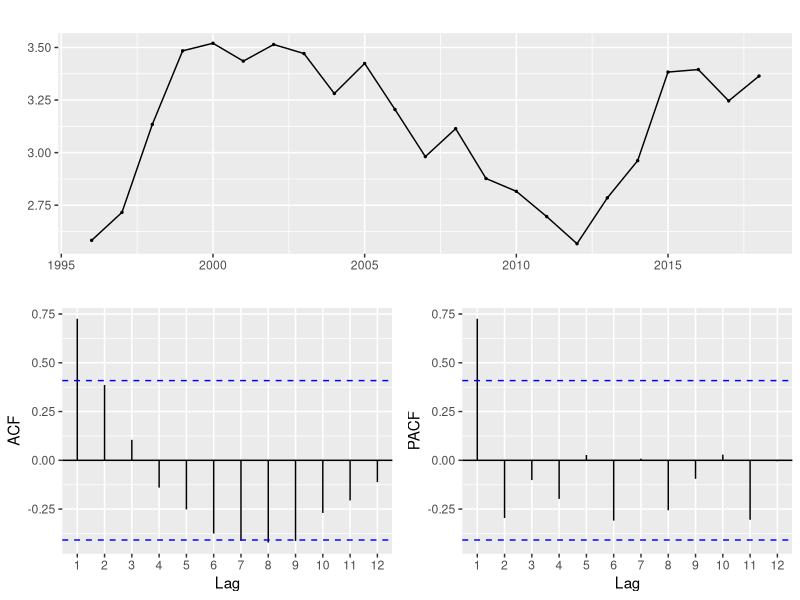
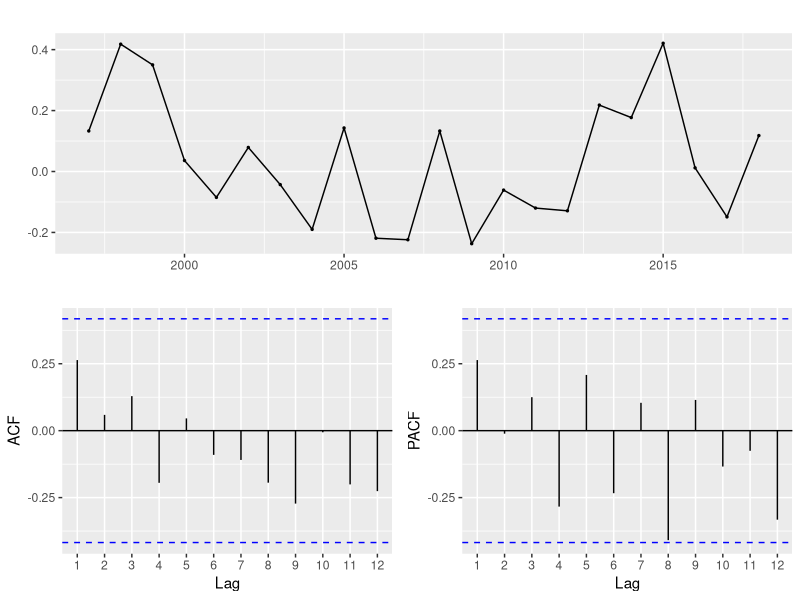
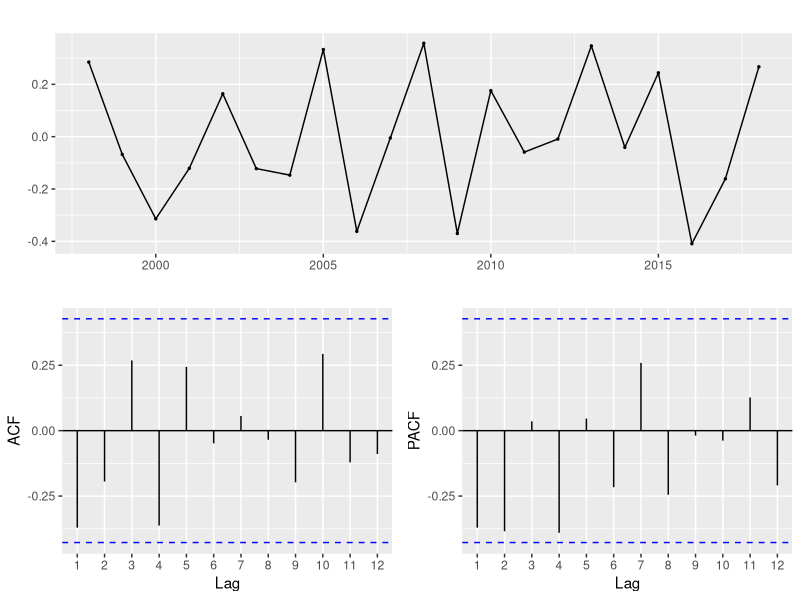
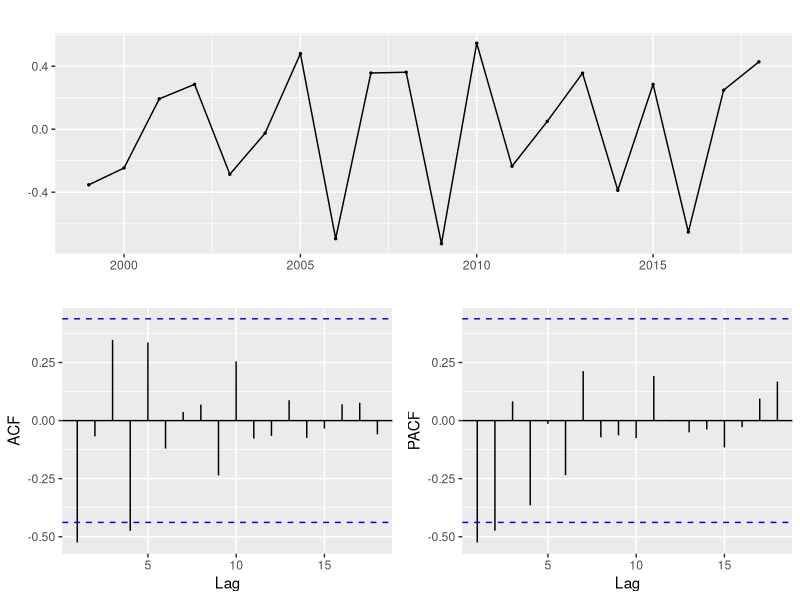
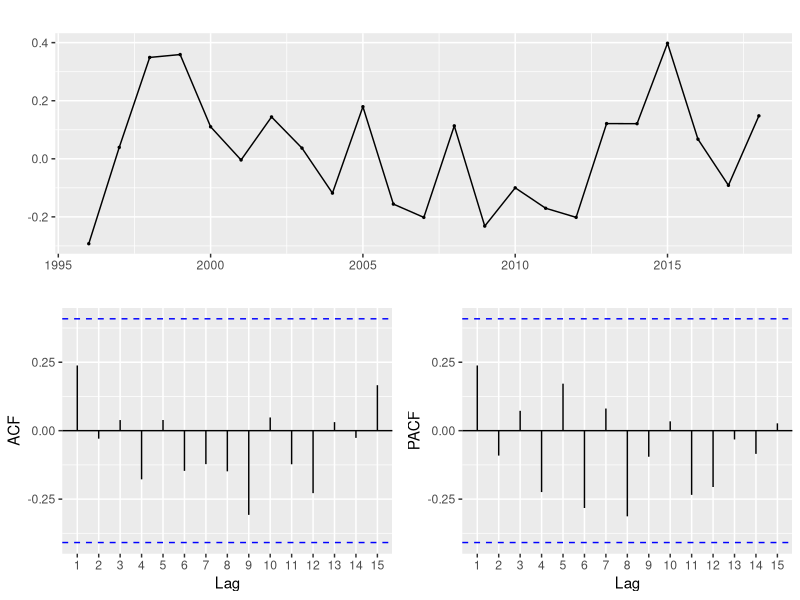
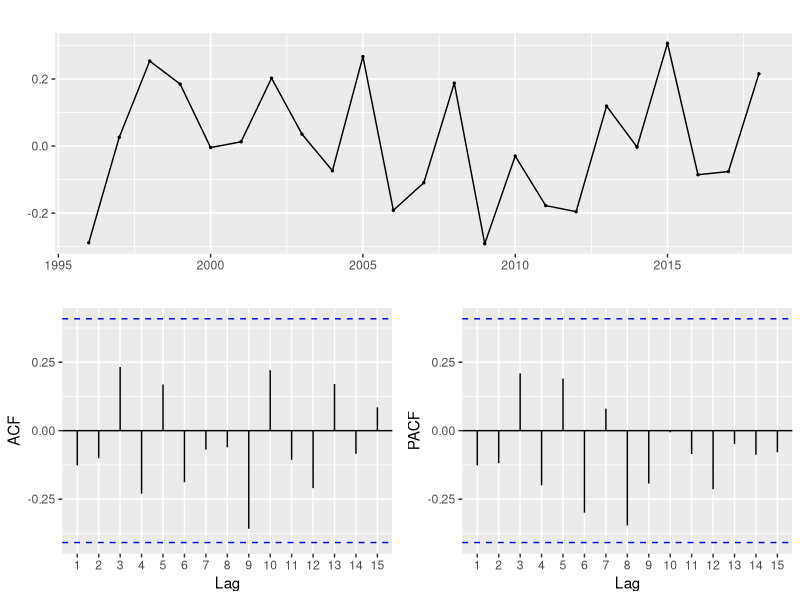
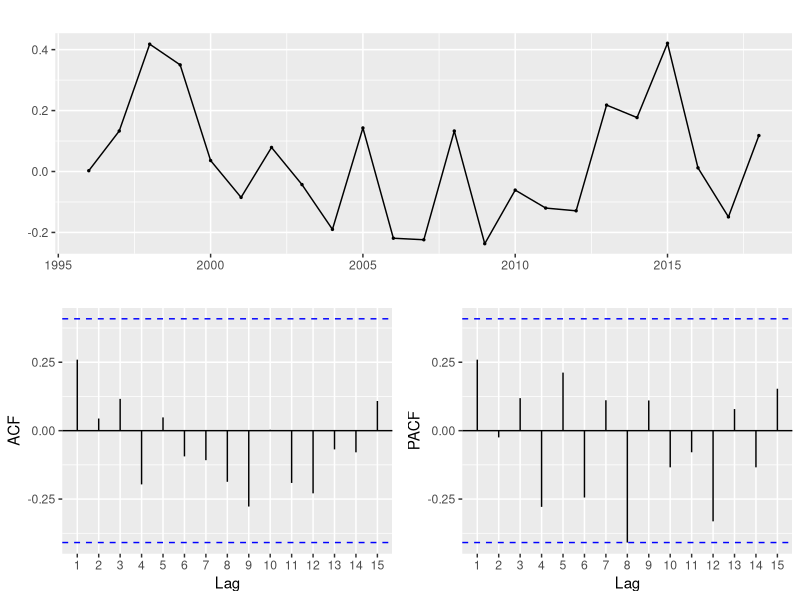
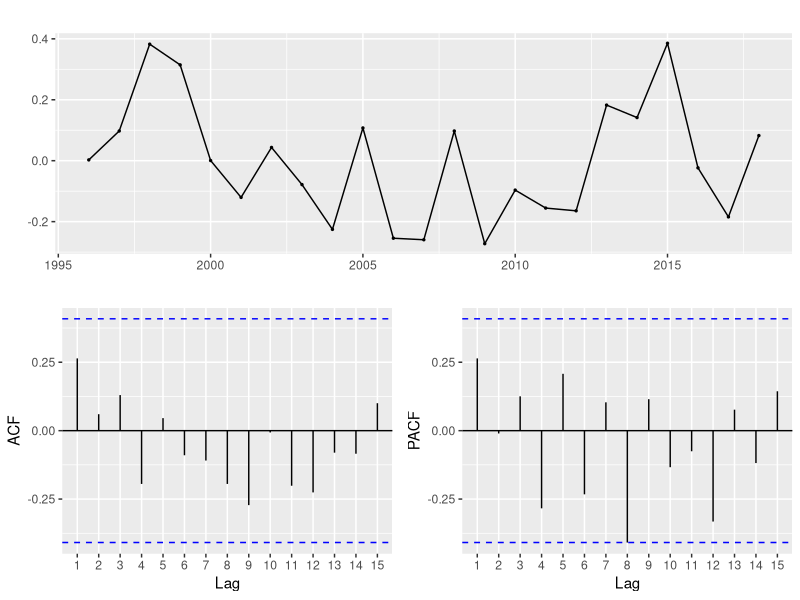

Write R code to recreate these figures, in order.

# Tipo de cambio de d?lar americano - fin de periodo (anual) - S/ por US$
# Fuente: https://estadisticas.bcrp.gob.pe/estadisticas/series/anuales/resultados/PM05309PA/html/1996/2018/

Y = c(2.583, 2.716, 3.134, 3.484, 3.52, 3.435, 3.514, 3.471, 3.281, 3.424, 3.205, 2.981, 3.114, 2.877, 2.816, 2.696, 2.567, 2.785, 2.962, 3.383, 3.395, 3.246, 3.364)
Y = ts(Y, start = 1996, freq = 1)

# ============== #
# Identificaci?n #
# ============== #

library(tseries)
library(urca)
library(ggfortify)
library(ggplot2)
library(forecast)
kpss.test(Y)$p.value # e
adf.test(Y)$p.value #ne
ur.df(Y)@teststat # ne
pp.test(Y)$p.value # ne
ur.pp(Y)@teststat # e
ggtsdisplay(Y, lag = 12)
# d = 0
auto.arima(Y, d = 0) # p = 2, q = 0

kpss.test(diff(Y))$p.value # e
adf.test(diff(Y))$p.value # ne
ur.df(diff(Y))@teststat # e
pp.test(diff(Y))$p.value # ne
ur.pp(diff(Y))@teststat # e
ggtsdisplay(diff(Y),lag=12)
# d = 1
auto.arima(Y,d=1) # p = q = 0

kpss.test(diff(Y,differences = 2))$p.value # e
adf.test(diff(Y,differences = 2))$p.value # ne
ur.df(diff(Y,differences = 2))@teststat # e
pp.test(diff(Y,differences = 2))$p.value # e
ur.pp(diff(Y,differences = 2))@teststat # e
ggtsdisplay(diff(Y,differences = 2),lag=12)
# d = 2
auto.arima(Y,d=2) # p = 0, q = 1

kpss.test(diff(Y,differences = 3))$p.value # e
adf.test(diff(Y,differences = 3))$p.value # e
ur.df(diff(Y,differences = 3))@teststat # e
pp.test(diff(Y,differences = 3))$p.value # e
ur.pp(diff(Y,differences = 3))@teststat # e
ggtsdisplay(diff(Y,differences = 3),lag=18)
# d = 3
auto.arima(Y,d=3) # p = 2, q = 0 

# Modelos tentativos
# Modelo 1 => p = 1, d = 0, q = 0 # cte/sin cte
# Modelo 2 => p = 2, d = 0, q = 0 # cte/sin cte
# Modelo 3 => p = 0, d = 1, q = 0 # cte/sin cte
# Modelo 4 => p = 0, d = 2, q = 0
# Modelo 5 => p = 0, d = 2, q = 1
# Modelo 6 => p = 2, d = 3, q = 0

# ============ #
# Modelamiento #
# ============ #

modelo1 = Arima(Y, order=c(1,0,0), include.constant = T)
modelo1
3.0858*(1-.8135)

modelo2 = Arima(Y, order=c(2,0,0), include.constant = T)
modelo2
3.1136*(1-1.1316+0.4084)

modelo3a = Arima(Y, order=c(0,1,0), include.constant = F)
modelo3a

modelo3b = Arima(Y, order=c(0,1,0), include.constant = T)
modelo3b

modelo4 = Arima(Y, order=c(0,2,0))
modelo4

modelo5 = Arima(Y, order=c(0,2,1))
modelo5

modelo6 = Arima(Y, order=c(2,3,0))
modelo6

# =========== #
# Diagn?stico #
# =========== #

res1  = residuals(modelo1)
res2  = residuals(modelo2)
res3a = residuals(modelo3a)
res3b = residuals(modelo3b)
res4  = residuals(modelo4)
res5  = residuals(modelo5)
res6  = residuals(modelo6)

shapiro.test(res1)
shapiro.test(res2)
shapiro.test(res3a)
shapiro.test(res3b)
shapiro.test(res4)
shapiro.test(res5)
shapiro.test(res6)
# todos cumplen con normalidad de errores

t.test(res1)$p.value
t.test(res2)$p.value
t.test(res3a)$p.value
t.test(res3b)$p.value
t.test(res4)$p.value
t.test(res5)$p.value
t.test(res6)$p.value
# todos cumplen con media cero

ggtsdisplay(res1,lag=15)
ggtsdisplay(res2,lag=15)
ggtsdisplay(res3a,lag=15)
ggtsdisplay(res3b,lag=15)
ggtsdisplay(res4,lag=15)
ggtsdisplay(res5,lag=15)
ggtsdisplay(res6,lag=15)
# sin autocorrelaciones significativamente distintas de cero

accuracy(forecast(modelo1))
accuracy(forecast(modelo2))
accuracy(forecast(modelo3a))
accuracy(forecast(modelo3b))
accuracy(forecast(modelo4))
accuracy(forecast(modelo5))
accuracy(forecast(modelo6))

n    = length(Y)    # longitud de la serie
k    = 18           # longitud minima de la data de entrenamiento (k<n)
ho   = 2            # longitud de la data de prueba (ho<k<n)
mse1 = mse2 = mse3a = mse3b = mse4 = mse5 = mse6 = matrix(NA,n-k-ho,ho)
st   = tsp(Y)[1]    # inicio de la serie

for(i in 1:(n-k-ho)){
  train   = window(Y, 
                   end   = st + k + (i-2))
  test    = window(Y, 
                   start = st + k + (i-1),
                   end   = st + k + (i-1) + (ho-1))
  
  modelo1 = Arima(train, order = c(1,0,0), include.constant = TRUE)  
  predi1  = forecast(modelo1,h = ho)                                        
  mse1[i,1:length(test)] = ((ts(predi1$mean)-ts(test))^2)
  
  modelo2 = Arima(train, order = c(2,0,0), include.constant = TRUE)  
  predi2  = forecast(modelo2,h = ho)                                        
  mse2[i,1:length(test)] = ((ts(predi2$mean)-ts(test))^2)
  
  modelo3a= Arima(train, order = c(0,1,0), include.constant = FALSE)  
  predi3a = forecast(modelo3a,h = ho)                                        
  mse3a[i,1:length(test)] = ((ts(predi3a$mean)-ts(test))^2)
  
  modelo3b= Arima(train, order = c(0,1,0), include.constant = TRUE)  
  predi3b = forecast(modelo3b,h = ho)                                        
  mse3b[i,1:length(test)] = ((ts(predi3b$mean)-ts(test))^2)
  
  modelo4 = Arima(train, order = c(0,2,0))  
  predi4  = forecast(modelo4,h = ho)                                        
  mse4[i,1:length(test)] = ((ts(predi4$mean)-ts(test))^2)
  
  modelo5 = Arima(train, order = c(0,2,1))  
  predi5  = forecast(modelo5,h = ho)                                        
  mse5[i,1:length(test)] = ((ts(predi5$mean)-ts(test))^2)
  
  modelo6 = Arima(train, order = c(2,3,0))  
  predi6  = forecast(modelo6,h = ho)                                        
  mse6[i,1:length(test)] = ((ts(predi6$mean)-ts(test))^2)}  

plot(1:ho, 
     colMeans(sqrt(mse1),na.rm=TRUE), 
     type = "l", 
     lwd  = 3,
     col  = "red", 
     xlab = "horizonte", 
     ylab = "RMSE",
     ylim = c(0.1,0.6))
lines(1:ho, 
      colMeans(sqrt(mse2),na.rm=TRUE), 
      type = "l",
      lwd  = 3,
      col  = "darkblue")
lines(1:ho, 
      colMeans(sqrt(mse3a),na.rm=TRUE), 
      type = "l",
      lwd  = 3,
      col  = "orange2")
lines(1:ho, 
      colMeans(sqrt(mse3b),na.rm=TRUE), 
      type = "l",
      lwd  = 3,
      col  = "springgreen3")
lines(1:ho, 
      colMeans(sqrt(mse4),na.rm=TRUE), 
      type = "l",
      lwd  = 3,
      col  = "gray")
lines(1:ho, 
      colMeans(sqrt(mse5),na.rm=TRUE), 
      type = "l",
      lwd  = 3,
      col  = "pink")
lines(1:ho, 
      colMeans(sqrt(mse6),na.rm=TRUE), 
      type = "l",
      lwd  = 3,
      col  = "gold")

# Elegimos el modelo 2

# ========== #
# Pron?stico #
# ========== #

modelo2 = Arima(Y, order=c(2,0,0), include.constant = T)
forecast(modelo2, h = 2)
autoplot(forecast(modelo2, h = 2))
